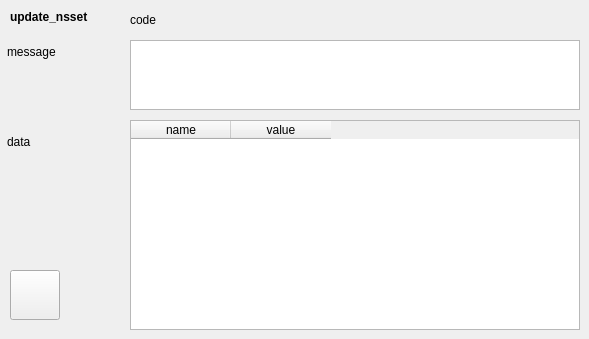
       <widget class="QWidget" name="TabPage" >
        <attribute name="title" >
         <string>response</string>
        </attribute>
        <widget class="QLabel" name="textLabel85" >
         <property name="geometry" >
          <rect>
           <x>7</x>
           <y>42</y>
           <width>110</width>
           <height>20</height>
          </rect>
         </property>
         <property name="text" >
          <string>message</string>
         </property>
         <property name="wordWrap" >
          <bool>false</bool>
         </property>
        </widget>
        <widget class="QLabel" name="textLabel86" >
         <property name="geometry" >
          <rect>
           <x>7</x>
           <y>132</y>
           <width>110</width>
           <height>20</height>
          </rect>
         </property>
         <property name="text" >
          <string>data</string>
         </property>
         <property name="wordWrap" >
          <bool>false</bool>
         </property>
        </widget>
        <widget class="QLabel" name="textLabel87" >
         <property name="geometry" >
          <rect>
           <x>10</x>
           <y>10</y>
           <width>110</width>
           <height>20</height>
          </rect>
         </property>
         <property name="text" >
          <string>&lt;b>update_nsset&lt;/b></string>
         </property>
         <property name="alignment" >
          <set>Qt::AlignLeading|Qt::AlignLeft|Qt::AlignTop</set>
         </property>
         <property name="wordWrap" >
          <bool>true</bool>
         </property>
        </widget>
        <widget class="QLabel" name="update_nsset_code" >
         <property name="geometry" >
          <rect>
           <x>130</x>
           <y>10</y>
           <width>450</width>
           <height>20</height>
          </rect>
         </property>
         <property name="text" >
          <string>code</string>
         </property>
         <property name="wordWrap" >
          <bool>false</bool>
         </property>
        </widget>
        <widget class="QTableWidget" name="update_nsset_table" >
         <property name="geometry" >
          <rect>
           <x>130</x>
           <y>120</y>
           <width>450</width>
           <height>210</height>
          </rect>
         </property>
         <column>
          <property name="text" >
           <string>name</string>
          </property>
         </column>
         <column>
          <property name="text" >
           <string>value</string>
          </property>
         </column>
        </widget>
        <widget class="QTextEdit" name="update_nsset_msg" >
         <property name="geometry" >
          <rect>
           <x>130</x>
           <y>40</y>
           <width>450</width>
           <height>70</height>
          </rect>
         </property>
        </widget>
        <widget class="QPushButton" name="btn_source_update_nsset" >
         <property name="geometry" >
          <rect>
           <x>10</x>
           <y>270</y>
           <width>50</width>
           <height>50</height>
          </rect>
         </property>
         <property name="toolTip" >
          <string/>
         </property>
         <property name="text" >
          <string/>
         </property>
         <property name="icon" >
          <iconset>icon_source.png</iconset>
         </property>
        </widget>
       </widget>
